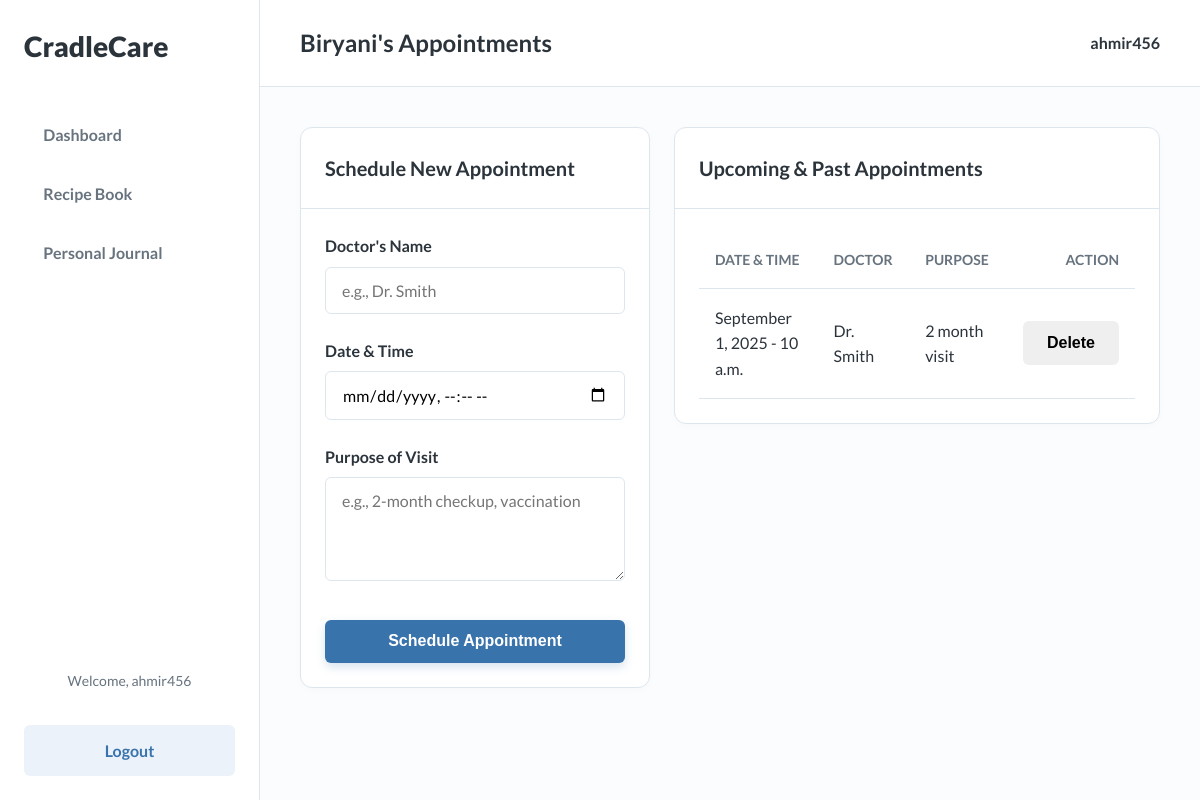
The app's page /baby/2/appointments/ (signed in) with its own data.
### tracker/models.py (models this page shows, shortened)
class Baby(models.Model):
    user = models.ForeignKey(User, on_delete=models.CASCADE)
    name = models.CharField(max_length=100)
    dob = models.DateField(verbose_name="Date of Birth")
    GENDER_CHOICES = [('Boy', 'Boy'), ('Girl', 'Girl')]
    gender = models.CharField(max_length=10, choices=GENDER_CHOICES)

class Appointment(models.Model):
    baby = models.ForeignKey(Baby, on_delete=models.CASCADE, related_name='appointments')
    doctor_name = models.CharField(max_length=100)
    appt_datetime = models.DateTimeField(verbose_name="Appointment Date & Time")
    purpose = models.TextField()

### tracker/views.py (the view)
# urls.py: path('baby/<int:baby_id>/appointments/', views.appointment_tracker, name='appointment_tracker'),
@login_required
def appointment_tracker(request, baby_id):
    baby = get_object_or_404(Baby, id=baby_id, user=request.user)
    if request.method == 'POST':
        form = AppointmentForm(request.POST)
        if form.is_valid():
            log = form.save(commit=False)
            log.baby = baby
            log.save()
            messages.success(request, 'Appointment has been scheduled successfully.')
            return redirect('appointment_tracker', baby_id=baby.id)
    else:
        form = AppointmentForm()
    appointments = Appointment.objects.filter(baby=baby).order_by('-appt_datetime')
    context = {'baby': baby, 'form': form, 'appointments': appointments}
    return render(request, 'tracker/appointment_tracker.html', context)

### tracker/forms.py
class AppointmentForm(forms.ModelForm):
    class Meta:
        model = Appointment
        fields = ['doctor_name', 'appt_datetime', 'purpose']
        widgets = {
            'appt_datetime': forms.DateTimeInput(attrs={'type': 'datetime-local'}),
            'purpose': forms.Textarea(attrs={'rows': 3}),
        }

### templates/tracker/appointment_tracker.html (shortened to what this page needs)
{% extends "base.html" %}
{% block page_title %}{{ baby.name }}'s Appointments{% endblock %}
{% block content %}
<div class="tracker-top-row">
    <div class="card form-card">
        <div class="card__header">
            <h3 class="card__title">Schedule New Appointment</h3>
        </div>
        <div class="card__content">
            <form method="post" class="form-layout">
                <div class="form-group">
                    <label for="{{ form.doctor_name.id_for_label }}" class="form-label">Doctor's Name</label>
                    <input type="text" name="doctor_name" id="{{ form.doctor_name.id_for_label }}" class="form-input" placeholder="e.g., Dr. Smith" required>
                </div>
                <div class="form-group">
                    <label for="{{ form.appt_datetime.id_for_label }}" class="form-label">Date & Time</label>
                    <input type="datetime-local" name="appt_datetime" id="{{ form.appt_datetime.id_for_label }}" class="form-input" required>
                </div>
                <div class="form-group">
                    <label for="{{ form.purpose.id_for_label }}" class="form-label">Purpose of Visit</label>
                    <textarea name="purpose" id="{{ form.purpose.id_for_label }}" class="form-input" rows="4" placeholder="e.g., 2-month checkup, vaccination" required></textarea>
                </div>
                <div class="form-group" style="margin-top: 2rem;">
                    <button type="submit" class="btn btn--primary btn--block">Schedule Appointment</button>
                </div>
            </form>
        </div>
    </div>
    <div class="card data-card">
        <div class="card__header">
            <h3 class="card__title">Upcoming & Past Appointments</h3>
        </div>
        <div class="card__content">
            {% if appointments %}
                <table class="table">
                    <thead>
                        <tr>
                            <th>Date & Time</th>
                            <th>Doctor</th>
                            <th>Purpose</th>
                            <th style="text-align: right;">Action</th>
                        </tr>
                    </thead>
                    <tbody>
                        {% for appt in appointments %}
                        <tr>
                            <td>{{ appt.appt_datetime|date:"F j, Y - P" }}</td>
                            <td>{{ appt.doctor_name }}</td>
                            <td>{{ appt.purpose }}</td>
                            <td style="text-align: right;">
                                <form method="get" action="{% url 'delete_appointment' appt.id %}" style="margin:0;">
                                    <button type="submit" class="btn btn--danger">Delete</button>
                                </form>
                            </td>
                        </tr>
                        {% endfor %}
                    </tbody>
                </table>
            {% else %}
                <p class="text-secondary">No appointments have been scheduled yet.</p>
            {% endif %}
        </div>
    </div>
</div>
{% endblock %}

### templates/base.html (shortened to what this page needs)
{% load static %}
<!DOCTYPE html>
<html lang="en">
<head>
    <link rel="stylesheet" href="{% static 'css/main.css' %}">
</head>
<body>
    <div class="app-container">
        <aside class="sidebar">
            <div class="sidebar__header">
                <a href="{% url 'dashboard' %}" class="sidebar__logo">CradleCare</a>
            </div>
            <nav class="sidebar__nav">
                <ul>
                    <li><a href="{% url 'dashboard' %}">Dashboard</a></li>
                    <li><a href="{% url 'recipe_book' %}">Recipe Book</a></li>
                    <li><a href="{% url 'personal_journal' %}">Personal Journal</a></li>
                </ul>
            </nav>
            <div class="sidebar__footer">
                {% if user.is_authenticated %}
                     <span class="sidebar__user">Welcome, {{ user.username }}</span>
                    <a href="{% url 'logout' %}" class="btn btn--secondary btn--block" style="margin-top: 1rem;">Logout</a>
                {% else %}
                    <a href="{% url 'login' %}" class="btn btn--primary btn--block">Login</a>
                {% endif %}
            </div>
        </aside>
        <main class="main-content">
            <header class="main-header">
                <h2>{% block page_title %}Welcome{% endblock %}</h2>
                {% if user.is_authenticated %}
                    <div class="user-profile">
                        <span>{{ user.username }}</span>
                    </div>
                {% endif %}
            </header>
            <div class="content-wrapper">
                {% block content %}{% endblock %}
            </div>
        </main>
    </div>
</body>
</html>

### static/css/main.css (style rules this page uses)
:root { --primary-hue: 210; --secondary-hue: 280; --primary-color: hsl(var(--primary-hue), 50%, 45%); --primary-light: hsl(var(--primary-hue), 55%, 95%); --background-color: hsl(var(--primary-hue), 60%, 99%); --sidebar-bg: hsl(0, 0%, 100%); --card-bg: hsl(0, 0%, 100%); --text-primary: hsl(var(--primary-hue), 15%, 20%); --text-secondary: hsl(var(--primary-hue), 10%, 45%); --text-on-primary: hsl(0, 0%, 100%); --border-color: hsl(var(--primary-hue), 30%, 90%); --shadow-color: hsl(var(--primary-hue), 40%, 80%, 0.5); --danger-color: hsl(0, 72%, 51%); --border-radius-sm: 0.375rem; --border-radius-md: 0.75rem; --font-family-base: 'Lato', sans-serif; }
*, *::before, *::after { box-sizing: border-box; margin: 0; padding: 0; }
body { font-family: var(--font-family-base); background-color: var(--background-color); color: var(--text-primary); line-height: 1.6; }
a { color: var(--primary-color); text-decoration: none; transition: color 0.2s; }
ul { list-style: none; }
.app-container { display: flex; min-height: 100vh; }
.sidebar { width: 260px; background-color: var(--sidebar-bg); border-right: 1px solid var(--border-color); display: flex; flex-direction: column; padding: 1.5rem; flex-shrink: 0; position: fixed; height: 100%; }
.main-content { margin-left: 260px; flex-grow: 1; display: flex; flex-direction: column; width: calc(100% - 260px); }
.sidebar__header { margin-bottom: 2.5rem; }
.sidebar__logo { font-size: 1.75rem; font-weight: 900; color: var(--text-primary); text-align: center; text-decoration: none; }
.sidebar__nav ul li { margin-bottom: 0.5rem; }
.sidebar__nav a { display: block; padding: 0.8rem 1.2rem; border-radius: var(--border-radius-sm); font-weight: 700; color: var(--text-secondary); transition: all 0.2s ease-in-out; }
.sidebar__footer { margin-top: auto; text-align: center; }
.sidebar__user { display: block; margin-bottom: 1rem; font-size: 0.875rem; color: var(--text-secondary); }
.main-header { display: flex; justify-content: space-between; align-items: center; padding: 1.5rem 2.5rem; background-color: var(--card-bg); border-bottom: 1px solid var(--border-color); flex-shrink: 0; }
.main-header h2 { font-size: 1.5rem; font-weight: 700; }
.user-profile { font-weight: 700; }
.content-wrapper { padding: 2.5rem; overflow-y: auto; flex-grow: 1; }
.btn { display: inline-flex; align-items: center; justify-content: center; border-radius: var(--border-radius-sm); font-size: 1rem; font-weight: 700; padding: 0.8rem 1.5rem; border: none; cursor: pointer; transition: all 0.2s ease-in-out; text-decoration: none; }
.btn--primary { background-color: var(--primary-color); color: var(--text-on-primary); box-shadow: 0 4px 10px hsla(var(--primary-hue), 50%, 45%, 0.2); }
.btn--secondary { background-color: var(--primary-light); color: var(--primary-color); }
.btn--block { width: 100%; }
.card { background-color: var(--card-bg); border: 1px solid var(--border-color); border-radius: var(--border-radius-md); box-shadow: 0 2px 8px rgba(0,0,0,0.02); }
.card__header { padding: 1.5rem; border-bottom: 1px solid var(--border-color); }
.card__title { font-size: 1.25rem; font-weight: 700; margin: 0; }
.card__content { padding: 1.5rem; }
.form-layout .form-group:not(:last-child) { margin-bottom: 1.5rem; }
.form-label { display: block; font-weight: 700; margin-bottom: 0.5rem; color: var(--text-primary); }
.form-input, select { width: 100%; padding: 0.8rem 1rem; border: 1px solid var(--border-color); border-radius: var(--border-radius-sm); background-color: #fff; font-size: 1rem; font-family: var(--font-family-base); transition: border-color 0.2s, box-shadow 0.2s; }
.table { width: 100%; border-collapse: collapse; }
.table th, .table td { padding: 1rem; text-align: left; border-bottom: 1px solid var(--border-color); }
.table th { font-weight: 700; color: var(--text-secondary); font-size: 0.875rem; text-transform: uppercase; }
.tracker-top-row { display: grid; grid-template-columns: 350px 1fr; gap: 1.5rem; align-items: flex-start; }
.form-card { position: sticky; top: 2.5rem; }

### records on screen
Baby: name "Biryani"
Appointment: appt_datetime "September 1, 2025 - 10 a.m.", doctor_name "Dr. Smith", purpose "2 month visit"

### other values on screen
{{ user.username }} "ahmir456"
